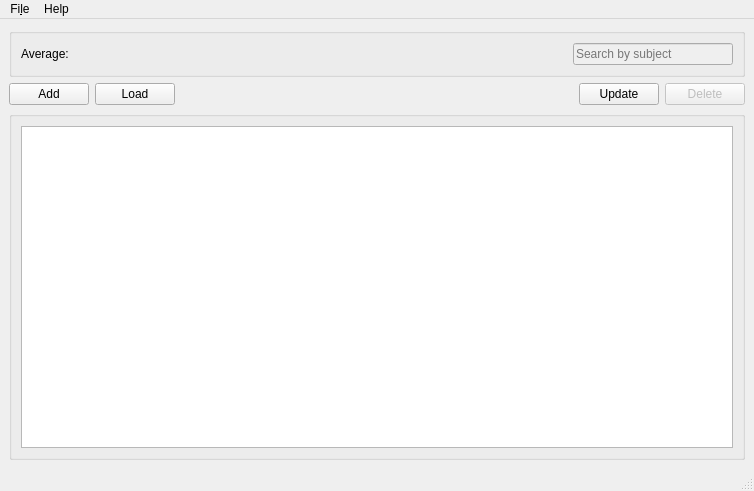
<?xml version="1.0" encoding="UTF-8"?>
<ui version="4.0">
 <class>regMainClass</class>
 <widget class="QMainWindow" name="regMainClass">
  <property name="geometry">
   <rect>
    <x>0</x>
    <y>0</y>
    <width>754</width>
    <height>491</height>
   </rect>
  </property>
  <property name="windowTitle">
   <string>Registro v1.3Beta</string>
  </property>
  <property name="windowIcon">
   <iconset resource="resources/res.qrc">
    <normaloff>:/imgs/images/window_icon.ico</normaloff>:/imgs/images/window_icon.ico</iconset>
  </property>
  <widget class="QWidget" name="centralwidget">
   <layout class="QHBoxLayout" name="horizontalLayout">
    <item>
     <layout class="QGridLayout" name="gridLayout">
      <item row="2" column="0">
       <layout class="QHBoxLayout" name="horizontalLayout_4">
        <item>
         <widget class="QPushButton" name="btnAddElements">
          <property name="enabled">
           <bool>true</bool>
          </property>
          <property name="text">
           <string>Add</string>
          </property>
         </widget>
        </item>
        <item>
         <widget class="QPushButton" name="btnLoadElements">
          <property name="enabled">
           <bool>true</bool>
          </property>
          <property name="text">
           <string>Load</string>
          </property>
         </widget>
        </item>
        <item>
         <spacer name="horizontalSpacer_5">
          <property name="orientation">
           <enum>Qt::Horizontal</enum>
          </property>
          <property name="sizeHint" stdset="0">
           <size>
            <width>40</width>
            <height>20</height>
           </size>
          </property>
         </spacer>
        </item>
        <item>
         <widget class="QLabel" name="lblQueryStatus">
          <property name="text">
           <string/>
          </property>
         </widget>
        </item>
        <item>
         <spacer name="horizontalSpacer_4">
          <property name="orientation">
           <enum>Qt::Horizontal</enum>
          </property>
          <property name="sizeHint" stdset="0">
           <size>
            <width>40</width>
            <height>20</height>
           </size>
          </property>
         </spacer>
        </item>
        <item>
         <widget class="QPushButton" name="btnUpElements">
          <property name="enabled">
           <bool>true</bool>
          </property>
          <property name="text">
           <string>Update</string>
          </property>
         </widget>
        </item>
        <item>
         <widget class="QPushButton" name="btnDelElements">
          <property name="enabled">
           <bool>false</bool>
          </property>
          <property name="text">
           <string>Delete</string>
          </property>
         </widget>
        </item>
       </layout>
      </item>
      <item row="1" column="0">
       <widget class="QGroupBox" name="topLineBox">
        <property name="title">
         <string/>
        </property>
        <layout class="QHBoxLayout" name="horizontalLayout_2">
         <item>
          <widget class="QLabel" name="label">
           <property name="text">
            <string>Average: </string>
           </property>
          </widget>
         </item>
         <item>
          <widget class="QLabel" name="lblAvg">
           <property name="text">
            <string/>
           </property>
          </widget>
         </item>
         <item>
          <spacer name="horizontalSpacer">
           <property name="orientation">
            <enum>Qt::Horizontal</enum>
           </property>
           <property name="sizeHint" stdset="0">
            <size>
             <width>40</width>
             <height>20</height>
            </size>
           </property>
          </spacer>
         </item>
         <item>
          <spacer name="horizontalSpacer_3">
           <property name="orientation">
            <enum>Qt::Horizontal</enum>
           </property>
           <property name="sizeHint" stdset="0">
            <size>
             <width>40</width>
             <height>20</height>
            </size>
           </property>
          </spacer>
         </item>
         <item>
          <spacer name="horizontalSpacer_2">
           <property name="orientation">
            <enum>Qt::Horizontal</enum>
           </property>
           <property name="sizeHint" stdset="0">
            <size>
             <width>40</width>
             <height>20</height>
            </size>
           </property>
          </spacer>
         </item>
         <item>
          <widget class="QLineEdit" name="lnSearch">
           <property name="enabled">
            <bool>false</bool>
           </property>
           <property name="text">
            <string/>
           </property>
           <property name="placeholderText">
            <string>Search by subject</string>
           </property>
          </widget>
         </item>
        </layout>
       </widget>
      </item>
      <item row="3" column="0">
       <widget class="QGroupBox" name="bodyBox">
        <property name="title">
         <string/>
        </property>
        <layout class="QHBoxLayout" name="horizontalLayout_3">
         <item>
          <widget class="QTableView" name="tbMain">
           <property name="editTriggers">
            <set>QAbstractItemView::NoEditTriggers</set>
           </property>
          </widget>
         </item>
        </layout>
       </widget>
      </item>
     </layout>
    </item>
   </layout>
  </widget>
  <widget class="QMenuBar" name="menubar">
   <property name="geometry">
    <rect>
     <x>0</x>
     <y>0</y>
     <width>754</width>
     <height>30</height>
    </rect>
   </property>
   <widget class="QMenu" name="menuFile">
    <property name="title">
     <string>Fi&amp;le</string>
    </property>
    <widget class="QMenu" name="menuExport_As_PDF">
     <property name="title">
      <string>Export As &amp;PDF</string>
     </property>
     <addaction name="actionExportMarks"/>
     <addaction name="actionExportSubjects"/>
    </widget>
    <addaction name="actionCreateDB"/>
    <addaction name="actionChangeDB"/>
    <addaction name="menuExport_As_PDF"/>
    <addaction name="actionExit"/>
   </widget>
   <widget class="QMenu" name="menu">
    <property name="title">
     <string>Help</string>
    </property>
    <addaction name="actionAbout"/>
   </widget>
   <addaction name="menuFile"/>
   <addaction name="menu"/>
  </widget>
  <widget class="QStatusBar" name="statusbar"/>
  <action name="actionCreateDB">
   <property name="text">
    <string>&amp;Create Database</string>
   </property>
  </action>
  <action name="actionExit">
   <property name="text">
    <string>&amp;Exit</string>
   </property>
  </action>
  <action name="actionAbout">
   <property name="text">
    <string>&amp;About</string>
   </property>
  </action>
  <action name="actionChangeDB">
   <property name="text">
    <string>Change &amp;Database</string>
   </property>
  </action>
  <action name="actionExportMarks">
   <property name="text">
    <string>&amp;Marks summary</string>
   </property>
  </action>
  <action name="actionExportSubjects">
   <property name="text">
    <string>Subjects list</string>
   </property>
  </action>
 </widget>
 <resources>
  <include location="resources/res.qrc"/>
 </resources>
 <connections/>
</ui>
